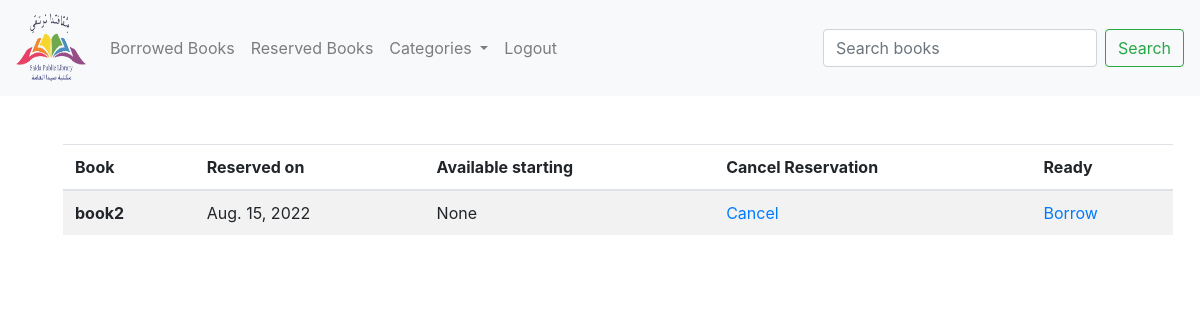
Page /reserved_books/2 (signed in) on the earlier database version.
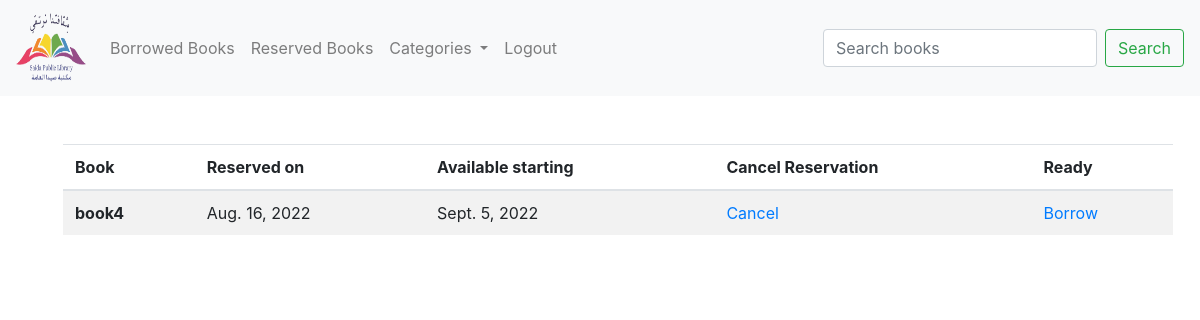
Same page on the later database version.
### booksTransaction/models.py (models this page shows, shortened)
class Reservation(models.Model):
    book=models.ForeignKey(Book,on_delete=models.CASCADE)
    user=models.ForeignKey(User,on_delete=models.CASCADE)
    reservation_date= models.DateField(default=datetime.datetime.now())
    is_ready=models.BooleanField(default=False)
    @property
    def availibility_date(self):
        book=Borrowing.objects.filter(book=self.book)
        if book:
            availibility_date=book.order_by('return_date')[0]
            return availibility_date.return_date

class Borrowing(models.Model):
    book=models.ForeignKey(Book,on_delete=models.CASCADE)
    user=models.ForeignKey(User,on_delete=models.CASCADE)
    borrow_date=models.DateField(default=datetime.datetime.now())
    return_date=models.DateField(blank=True, null=True)
    renew_borrowing=models.BooleanField(default=False)

### books/models.py (models this page shows, shortened)
class Book(models.Model):
    book_title=models.CharField('book_title',max_length=120)
    description=models.TextField('description',null=True)
    author_name=models.CharField('author_name',max_length=120)
    number_of_pages=models.IntegerField('number_of_pages')
    number_of_copies=models.IntegerField('number_of_copies')
    publication_year=models.IntegerField('publication_year')
    lang_id=models.ForeignKey(Language,on_delete=models.CASCADE)
    cat_id=models.ForeignKey(Category,on_delete=models.CASCADE)
    book_img=models.ImageField(null=True,blank=True,upload_to="assets/")

### booksTransaction/views.py (the view)
# urls.py: path('reserved_books/<user_id>',booksTrans_view.reserved_books,name="reserved_books"),
@login_required(login_url='login')
def reserved_books(request,user_id):
    member=User.objects.get(pk=user_id)
    reserved_books=Reservation.objects.filter(user=member)
    return render(request,"reserved.html",{'books':reserved_books,'cats':cats})

### books/models.py (called while the page is built)
    def __str__(self):
        return self.name

### booksTransaction/templates/reserved.html
{% extends 'base.html' %}
{% block content %}
<table class="table table-striped">
    <thead>
      <tr>
        <th scope="col">Book</th>
        <th scope="col">Reserved on</th>
        <th scope="col">Available starting</th>
        <th scope="col">Cancel Reservation</th>
        <th scope="col">Ready</th>
      </tr>
    </thead>
    <tbody>
        {% for book in books %}
            <tr>
                <th scope="row">{{book.book.book_title}}</th>
                <td>{{book.reservation_date}}</td>
                <td>{{book.availibility_date}}</td>
                <td>
                  <a href="{% url 'cancel_reservation' book.book.id book.user.id %}">Cancel</a>
                </td>
                <td>
                  <a href="#"> Borrow </a>
                </td>
            </tr>
        {% endfor %}
    </tbody>
  </table>
{% endblock %}

Differences in the rows shown:
removed Reservation: book.book_title "book2", reservation_date "Aug. 15, 2022", availibility_date "None"
added Reservation: book.book_title "book4", reservation_date "Aug. 16, 2022", availibility_date "Sept. 5, 2022"
